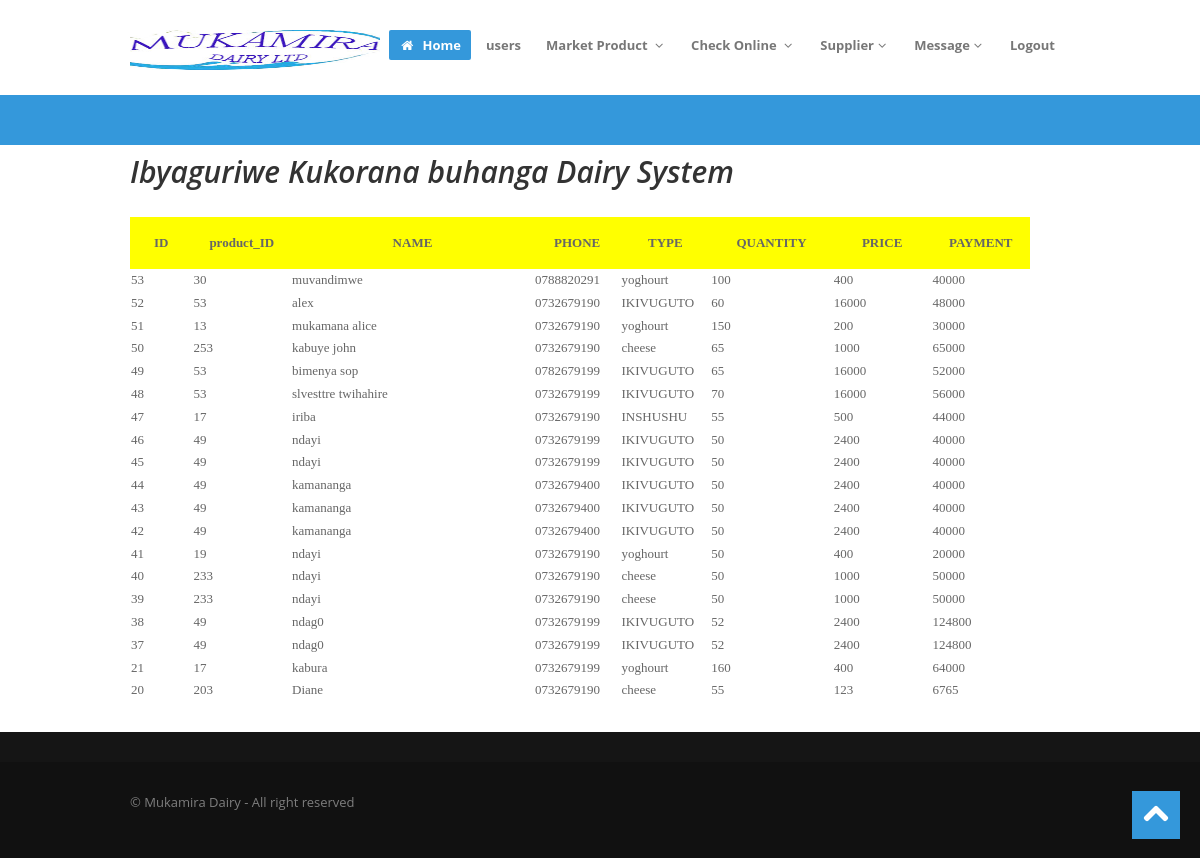
/admin/online_buyed.php (signed in), run on the app's committed database.
### tables this page shows
CREATE TABLE `online_buyed_product` (
  `id` int(5) NOT NULL,
  `p_id` int(5) NOT NULL COMMENT 'product id',
  `names` varchar(30) NOT NULL,
  `phone` varchar(13) NOT NULL,
  `mail` varchar(30) NOT NULL,
  `address` varchar(40) NOT NULL,
  `type` varchar(15) NOT NULL,
  `quantity` int(5) NOT NULL,
  `price` int(5) NOT NULL,
  `total_payment` int(5) NOT NULL,
  `date` date NOT NULL
);

### admin/online_buyed.php (the view, shortened to what this page needs)
<?php
if (!isset($_SESSION['Cashier'])) {
  header('location:../../index.php');
}
else
{
?>
<!DOCTYPE html>
<html lang="en">
<head>
  <link href="../assets/css/bootstrap.css" rel="stylesheet">
  <link href="../assets/css/bootstrap-responsive.css" rel="stylesheet">
  <link href="../assets/css/prettyPhoto.css" rel="stylesheet">
  <link href="../assets/js/google-code-prettify/prettify.css" rel="stylesheet">
  <link href="../assets/css/flexslider.css" rel="stylesheet">
  <link href="../assets/css/style.css" rel="stylesheet">
  <link href="../assets/color/default.css" rel="stylesheet">
</head>
<body>
  <div id="wrapper">
    <?php
    include("layouts/header.php");
    ?>
     <section id="subintro" >
      <div class="container" style="height:50px;">
      </div>
    </section>
    <section id="maincontent">
      <div class="container">
        <div class="row">
          <div class="span12">
             <section id="subintro" style="margin-top: -28px;background-color:#ffff;">
               <div class="container" style="height: 50px;">
                 <div class="row">
                    <div class="span12">
                      <ul class="breadcrumb" style="margin-top: -6px;">
                       <li>
                       <h1>Ibyaguriwe Kukorana buhanga Dairy System</h1></li>
                     </ul>
                    </div>
                  </div>
                </div>
              </section>
    <table style="margin-top: 0px; font-family: Lucida Calligraphy;background:#3399CC;border-radius:5px;margin-top: -40px;width: 900px;">
  <tr>
    <th bgcolor="#ffff" width="50px" height="50px"STYLE="font-family:Script MT;">ID</th>
  <th bgcolor="#ffff" width="80px" height="50px"STYLE="font-family:Script MT;">product_ID</th>
  <th bgcolor="#ffff" width="200px" height="50px"STYLE="font-family:Script MT;"> NAME</th>
<th bgcolor="#ffff" width="70px" height="50px" STYLE="font-family:Script MT;">PHONE</th>
  <th bgcolor="#ffff" width="50px" height="50px"STYLE="font-family:Script MT;">TYPE</th>
<th bgcolor="#ffff" width="100px" height="50px" STYLE="font-family:Script MT;">QUANTITY</th>
<th bgcolor="#ffff" width="80px" height="50px" STYLE="font-family:Script MT;">PRICE</th>
<th bgcolor="#ffff" width="80px" height="50px" STYLE="font-family:Script MT;">PAYMENT</th>
<?Php
class online_buyed_product{
  function __construct(){
try{
   include("../code/connection.php");
  $con=new PDO("mysql:host=$host;dbname=$db;",$user,$pass);
  $a=$con->prepare("SELECT * FROM `online_buyed_product` order by id desc ");
  $a->execute();
  while($row=$a->fetch(PDO::FETCH_ASSOC)){
  ?>
<tr>
    <td bgcolor="#FFFFFF" STYLE="font-family:Script MT;"><?php echo $row['id'];?></td>
      <td bgcolor="#FFFFFF" STYLE="font-family:Script MT;"><?php echo $row['p_id'];?></td>
<td bgcolor="#FFFFFF" STYLE="font-family:Script MT;"><?php echo $row['names'];?></td>
  <td bgcolor="#FFFFFF" STYLE="font-family:Script MT;"><?php echo $row['phone'];?></td>
<td bgcolor="#FFFFFF" STYLE="font-family:Script MT;"><?php echo $row['type'];?></td>
<td bgcolor="#FFFFFF" STYLE="font-family:Script MT;"><?php echo $row['quantity'];?></td>
<td bgcolor="#FFFFFF" STYLE="font-family:Script MT;"><?php echo $row['price'];?></td>
<td bgcolor="#FFFFFF" STYLE="font-family:Script MT;"><?php echo $row['total_payment'];?></td>
<?php
}
}catch(PDOException $e){echo"connection error_log(wait to solve it)";}
  }
}
$obj=new online_buyed_product();
?>
</table>
          </div>
        </div>
      </div>
    </section>
    <?php
      include("layouts/footer.php");
    ?>
  </div>
  <a href="#" class="scrollup"><i class="icon-chevron-up icon-square icon-48 active"></i></a>
</body>
</html>
<?php }?>

### assets/css/style.css (style rules this page uses)
.row { margin-bottom:30px; }
#maincontent { z-index:1000; margin-top:0px; }
section#subintro { width: 100%; color: #fff; height:auto; margin: 0 auto; padding: 0; margin-bottom:30px; }
.scrollup { position:fixed; width:48px; height:48px; bottom:20px; right:20px; }
a.scrollup { outline:0; }
[class^="icon-"], [class*=" icon-"] { float:none; }
.icon-square, .icon-rounded, .icon-plain, .icon-circled { margin: 10px 10px 10px 0; display: inline-block !important; text-align: center !important; color: #fff; width: 18px; height: 18px; padding:3px; font-size: 12px; line-height: 18px; text-shadow:none; cursor: pointer; }
.icon-square { background-color: #444; }
[class^="icon-"], [class*=" icon-"] { margin-top: 1px; margin-right: .3em; }
.icon-48 { width: 32px; height: 32px; padding:8px; font-size: 28px; line-height: 30px; }
#subintro .breadcrumb { margin:30px 0 0; background:none; }
#subintro ul.breadcrumb li { margin-bottom:0; padding-bottom:0; color:#fff; font-style:italic; }
.breadcrumb > li { display: inline-block; *display: inline; line-height:1.6em; *zoom: 1; }

### assets/color/default.css (style rules this page uses)
a { color: #3498db; }
[class^="icon-"].active, [class*=" icon-"].active { background-color: #3498db; }
section#subintro { background: #3498db; }

### assets/css/overwrite.css (style rules this page uses)
body { margin: 0; font-family:'Open Sans', Arial, sans-serif; font-size: 13px; line-height: 1.6em; color: #666; background-color: #ffffff; }
a { color: #0088cc; text-decoration: none; }
h1, h2, h3, h4, h5, h6 { color:#333; font-family: 'Open Sans', sans-serif; font-weight:600; line-height:1.5em; margin-top:0; margin-bottom:15px; }
h1 { font-size: 30px; }
.breadcrumb { padding: 8px 0; background-color: #fff; -webkit-border-radius: 0; -moz-border-radius: 0; border-radius: 0; }
.breadcrumb > li { text-shadow: none; }

### data on the page
online_buyed_product: id "53", p "30", names "muvandimwe", phone "0788820291", type "yoghourt", quantity "100", price "400", total_payment "40000"
online_buyed_product: id "52", p "53", names "alex", phone "0732679190", type "IKIVUGUTO", quantity "60", price "16000", total_payment "48000"
online_buyed_product: id "51", p "13", names "mukamana alice", phone "0732679190", type "yoghourt", quantity "150", price "200", total_payment "30000"
online_buyed_product: id "50", p "253", names "kabuye john", phone "0732679190", type "cheese", quantity "65", price "1000", total_payment "65000"
online_buyed_product: id "49", p "53", names "bimenya sop", phone "0782679199", type "IKIVUGUTO", quantity "65", price "16000", total_payment "52000"
online_buyed_product: id "48", p "53", names "slvesttre twihahire", phone "0732679199", type "IKIVUGUTO", quantity "70", price "16000", total_payment "56000"
online_buyed_product: id "47", p "17", names "iriba", phone "0732679190", type "INSHUSHU", quantity "55", price "500", total_payment "44000"
online_buyed_product: id "46", p "49", names "ndayi", phone "0732679199", type "IKIVUGUTO", quantity "50", price "2400", total_payment "40000"
online_buyed_product: id "45", p "49", names "ndayi", phone "0732679199", type "IKIVUGUTO", quantity "50", price "2400", total_payment "40000"
online_buyed_product: id "44", p "49", names "kamananga", phone "0732679400", type "IKIVUGUTO", quantity "50", price "2400", total_payment "40000"
online_buyed_product: id "43", p "49", names "kamananga", phone "0732679400", type "IKIVUGUTO", quantity "50", price "2400", total_payment "40000"
online_buyed_product: id "42", p "49", names "kamananga", phone "0732679400", type "IKIVUGUTO", quantity "50", price "2400", total_payment "40000"
online_buyed_product: id "41", p "19", names "ndayi", phone "0732679190", type "yoghourt", quantity "50", price "400", total_payment "20000"
online_buyed_product: id "40", p "233", names "ndayi", phone "0732679190", type "cheese", quantity "50", price "1000", total_payment "50000"
online_buyed_product: id "39", p "233", names "ndayi", phone "0732679190", type "cheese", quantity "50", price "1000", total_payment "50000"
online_buyed_product: id "38", p "49", names "ndag0", phone "0732679199", type "IKIVUGUTO", quantity "52", price "2400", total_payment "124800"
online_buyed_product: id "37", p "49", names "ndag0", phone "0732679199", type "IKIVUGUTO", quantity "52", price "2400", total_payment "124800"
online_buyed_product: id "21", p "17", names "kabura", phone "0732679199", type "yoghourt", quantity "160", price "400", total_payment "64000"
online_buyed_product: id "20", p "203", names "Diane", phone "0732679190", type "cheese", quantity "55", price "123", total_payment "6765"
